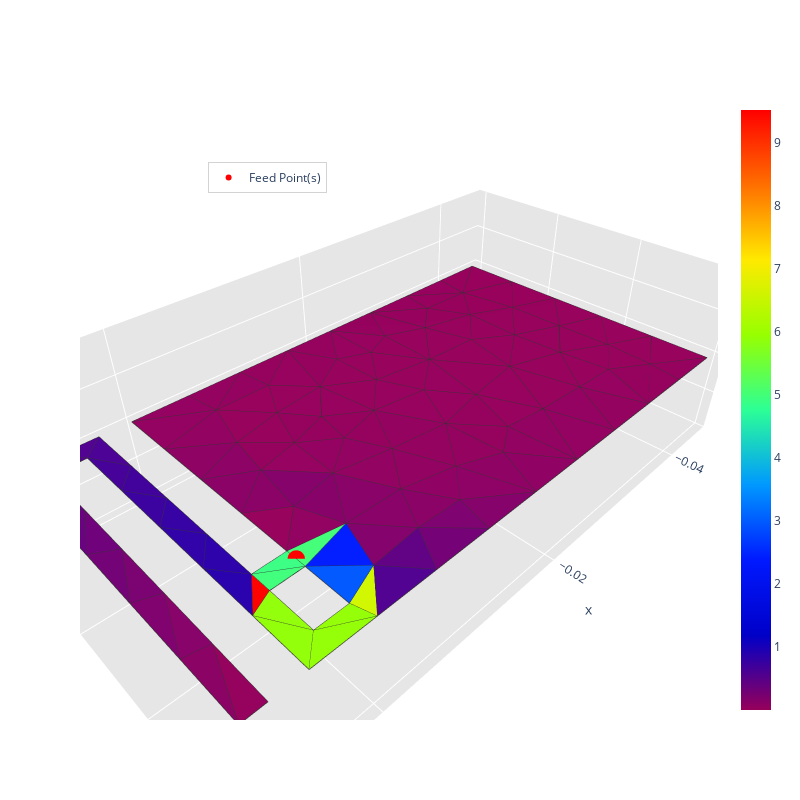
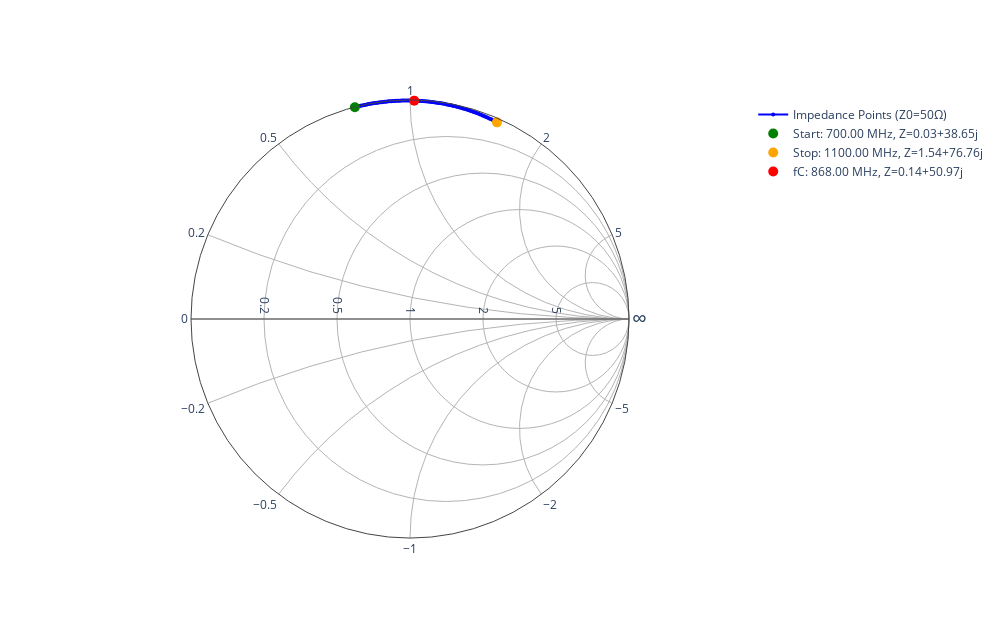
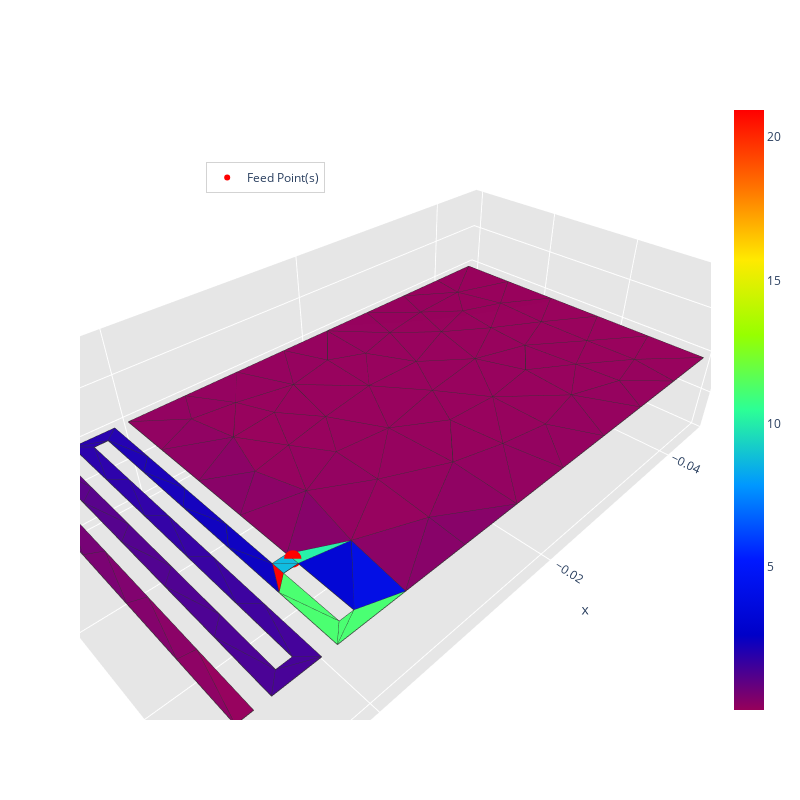
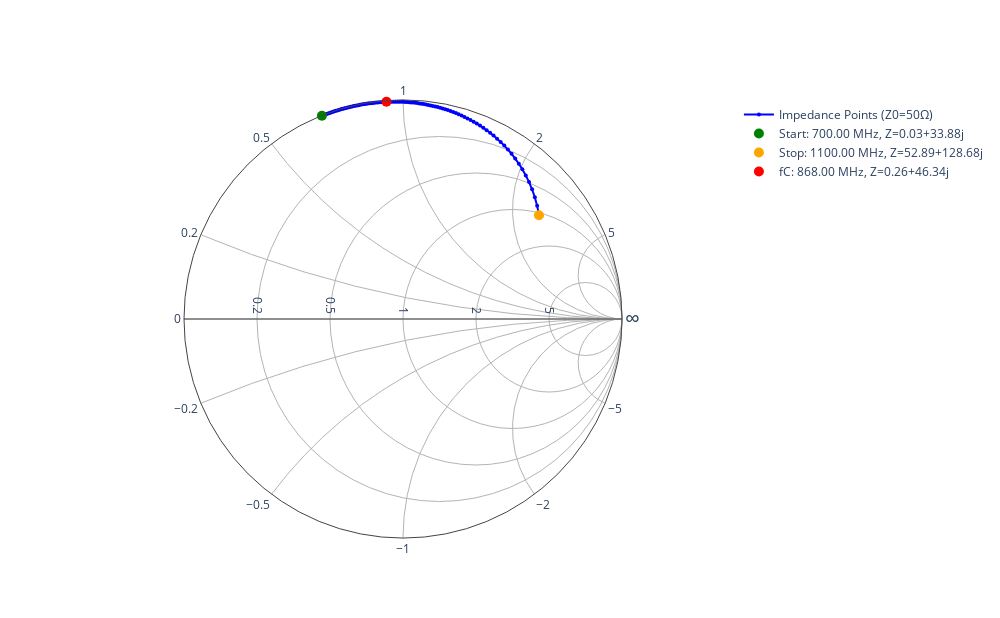

Notebook code cell kept with these figures, in order:
### Code cell
optimize_ifa(ifa_meander_msh, ifa_meander_mat,
             frequencies, fC, fLow, fHigh, nPoints, fc_index,
             a, b, largeur_piste, distance_meandre, feed, feed_point, x_t, y_t, save_mesh_folder, mesh_name, mesh_size, filename_log)
